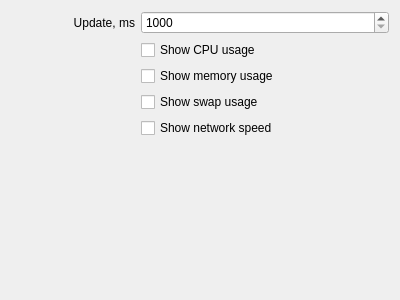
<?xml version="1.0" encoding="UTF-8"?>
<ui version="4.0">
 <class>PCStatusSettings</class>
 <widget class="QWidget" name="PCStatusSettings">
  <property name="geometry">
   <rect>
    <x>0</x>
    <y>0</y>
    <width>400</width>
    <height>300</height>
   </rect>
  </property>
  <layout class="QVBoxLayout" name="verticalLayout_2">
   <item>
    <layout class="QHBoxLayout" name="layout_update">
     <item>
      <widget class="QLabel" name="label_update">
       <property name="sizePolicy">
        <sizepolicy hsizetype="Preferred" vsizetype="Preferred">
         <horstretch>1</horstretch>
         <verstretch>0</verstretch>
        </sizepolicy>
       </property>
       <property name="text">
        <string>Update, ms</string>
       </property>
       <property name="alignment">
        <set>Qt::AlignRight|Qt::AlignTrailing|Qt::AlignVCenter</set>
       </property>
      </widget>
     </item>
     <item>
      <widget class="QSpinBox" name="spinBox_update">
       <property name="sizePolicy">
        <sizepolicy hsizetype="Minimum" vsizetype="Fixed">
         <horstretch>2</horstretch>
         <verstretch>0</verstretch>
        </sizepolicy>
       </property>
       <property name="minimum">
        <number>1000</number>
       </property>
       <property name="maximum">
        <number>10000</number>
       </property>
       <property name="singleStep">
        <number>1000</number>
       </property>
      </widget>
     </item>
    </layout>
   </item>
   <item>
    <layout class="QHBoxLayout" name="layout_cpu">
     <item>
      <widget class="QLabel" name="label_cpu">
       <property name="sizePolicy">
        <sizepolicy hsizetype="Preferred" vsizetype="Preferred">
         <horstretch>1</horstretch>
         <verstretch>0</verstretch>
        </sizepolicy>
       </property>
      </widget>
     </item>
     <item>
      <widget class="QCheckBox" name="checkBox_cpu">
       <property name="sizePolicy">
        <sizepolicy hsizetype="Minimum" vsizetype="Fixed">
         <horstretch>2</horstretch>
         <verstretch>0</verstretch>
        </sizepolicy>
       </property>
       <property name="text">
        <string>Show CPU usage</string>
       </property>
      </widget>
     </item>
    </layout>
   </item>
   <item>
    <layout class="QHBoxLayout" name="layout_memory">
     <item>
      <widget class="QLabel" name="label_memory">
       <property name="sizePolicy">
        <sizepolicy hsizetype="Preferred" vsizetype="Preferred">
         <horstretch>1</horstretch>
         <verstretch>0</verstretch>
        </sizepolicy>
       </property>
      </widget>
     </item>
     <item>
      <widget class="QCheckBox" name="checkBox_memory">
       <property name="sizePolicy">
        <sizepolicy hsizetype="Minimum" vsizetype="Fixed">
         <horstretch>2</horstretch>
         <verstretch>0</verstretch>
        </sizepolicy>
       </property>
       <property name="text">
        <string>Show memory usage</string>
       </property>
      </widget>
     </item>
    </layout>
   </item>
   <item>
    <layout class="QHBoxLayout" name="layout_swap">
     <item>
      <widget class="QLabel" name="label_swap">
       <property name="sizePolicy">
        <sizepolicy hsizetype="Preferred" vsizetype="Preferred">
         <horstretch>1</horstretch>
         <verstretch>0</verstretch>
        </sizepolicy>
       </property>
      </widget>
     </item>
     <item>
      <widget class="QCheckBox" name="checkBox_swap">
       <property name="sizePolicy">
        <sizepolicy hsizetype="Minimum" vsizetype="Fixed">
         <horstretch>2</horstretch>
         <verstretch>0</verstretch>
        </sizepolicy>
       </property>
       <property name="text">
        <string>Show swap usage</string>
       </property>
      </widget>
     </item>
    </layout>
   </item>
   <item>
    <layout class="QHBoxLayout" name="layout_network">
     <item>
      <widget class="QLabel" name="label_network">
       <property name="sizePolicy">
        <sizepolicy hsizetype="Preferred" vsizetype="Preferred">
         <horstretch>1</horstretch>
         <verstretch>0</verstretch>
        </sizepolicy>
       </property>
      </widget>
     </item>
     <item>
      <widget class="QCheckBox" name="checkBox_network">
       <property name="sizePolicy">
        <sizepolicy hsizetype="Minimum" vsizetype="Fixed">
         <horstretch>2</horstretch>
         <verstretch>0</verstretch>
        </sizepolicy>
       </property>
       <property name="text">
        <string>Show network speed</string>
       </property>
      </widget>
     </item>
    </layout>
   </item>
   <item>
    <spacer name="verticalSpacer">
     <property name="orientation">
      <enum>Qt::Vertical</enum>
     </property>
     <property name="sizeHint" stdset="0">
      <size>
       <width>20</width>
       <height>40</height>
      </size>
     </property>
    </spacer>
   </item>
  </layout>
 </widget>
 <resources/>
 <connections/>
</ui>
